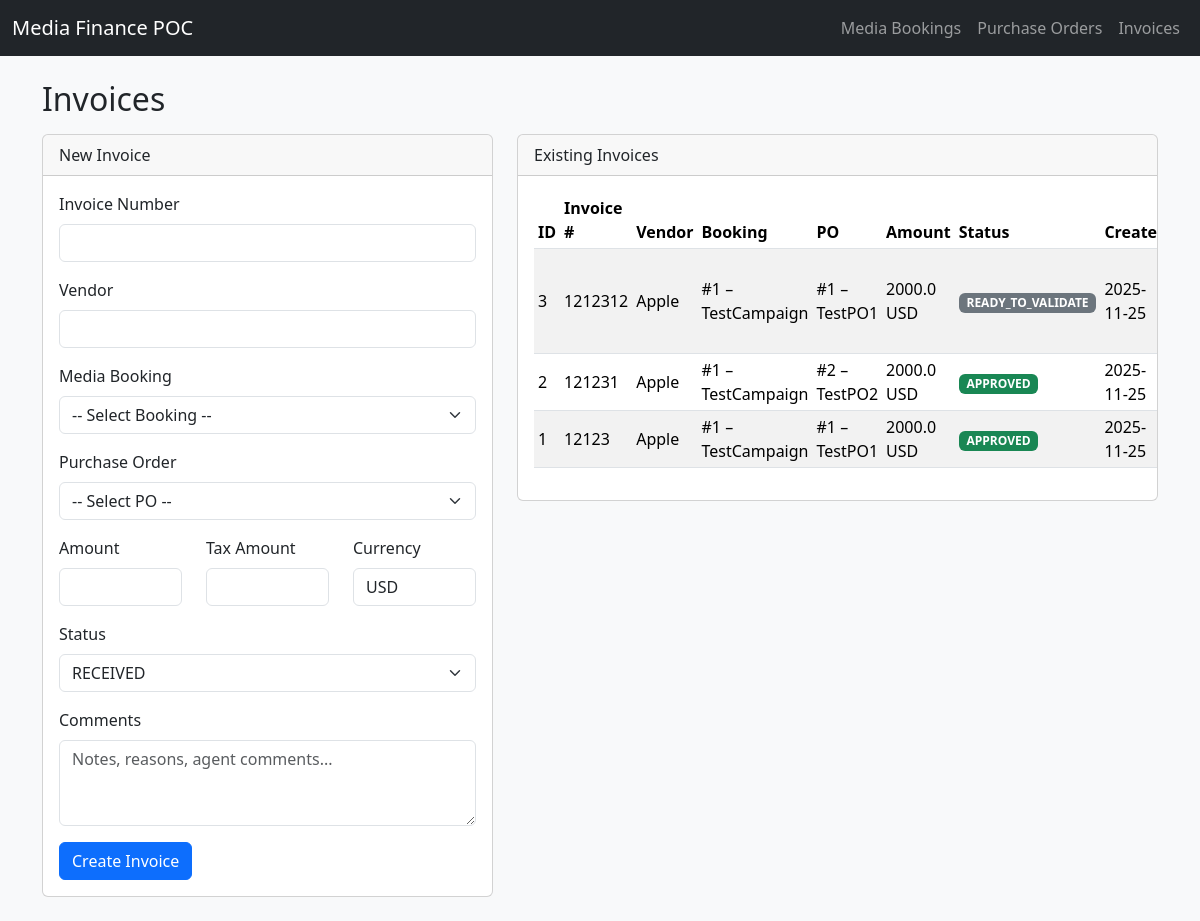
Page /invoices on the committed database.
### app.py (models this page shows)
class Invoice(db.Model):
    id = db.Column(db.Integer, primary_key=True)
    invoice_number = db.Column(db.String(50), unique=True, nullable=False)
    vendor = db.Column(db.String(100), nullable=False)
    booking_id = db.Column(db.Integer, db.ForeignKey("media_booking.id"))
    po_id = db.Column(db.Integer, db.ForeignKey("purchase_order.id"))
    amount = db.Column(db.Float)
    tax_amount = db.Column(db.Float)
    currency = db.Column(db.String(10))
    status = db.Column(db.String(50), default="RECEIVED")
    comments = db.Column(db.Text)
    created_at = db.Column(db.DateTime, default=datetime.utcnow)
    booking = db.relationship("MediaBooking", backref="invoices")
    po = db.relationship("PurchaseOrder", backref="invoices")

class MediaBooking(db.Model):
    id = db.Column(db.Integer, primary_key=True)
    campaign_name = db.Column(db.String(200), nullable=False)
    channel = db.Column(db.String(50), nullable=False)
    market = db.Column(db.String(100))
    vendor = db.Column(db.String(100))
    start_date = db.Column(db.String(20))
    end_date = db.Column(db.String(20))
    unit_rate = db.Column(db.Float)
    units = db.Column(db.Integer)
    budget = db.Column(db.Float)
    currency = db.Column(db.String(10))
    status = db.Column(db.String(50), default="PLANNED")
    created_at = db.Column(db.DateTime, default=datetime.utcnow)

class PurchaseOrder(db.Model):
    id = db.Column(db.Integer, primary_key=True)
    po_number = db.Column(db.String(50), unique=True, nullable=False)
    vendor = db.Column(db.String(100), nullable=False)
    booking_id = db.Column(db.Integer, db.ForeignKey("media_booking.id"))
    total_amount = db.Column(db.Float)
    currency = db.Column(db.String(10))
    status = db.Column(db.String(50), default="CREATED")
    created_at = db.Column(db.DateTime, default=datetime.utcnow)
    booking = db.relationship("MediaBooking", backref="purchase_orders")

### app.py (the view, shortened to what this page needs)
@app.route("/invoices", methods=["GET", "POST"])
def invoices():
    invoices = Invoice.query.order_by(Invoice.created_at.desc()).all()
    bookings = MediaBooking.query.all()
    pos = PurchaseOrder.query.all()
    return render_template("invoices.html", invoices=invoices, bookings=bookings, pos=pos)

### templates/invoices.html (shortened to what this page needs)
{% extends "base.html" %}
{% block content %}
<h2 class="mb-3">Invoices</h2>
<div class="row">
  <div class="col-md-5">
    <div class="card mb-4">
      <div class="card-header">
        New Invoice
      </div>
      <div class="card-body">
        <form method="post">
          <div class="mb-3">
            <label class="form-label">Invoice Number</label>
            <input type="text" name="invoice_number" class="form-control" required>
          </div>
          <div class="mb-3">
            <label class="form-label">Vendor</label>
            <input type="text" name="vendor" class="form-control" required>
          </div>
          <div class="mb-3">
            <label class="form-label">Media Booking</label>
            <select name="booking_id" class="form-select">
              <option value="">-- Select Booking --</option>
            </select>
          </div>
          <div class="mb-3">
            <label class="form-label">Purchase Order</label>
            <select name="po_id" class="form-select">
              <option value="">-- Select PO --</option>
            </select>
          </div>
          <div class="row">
            <div class="col-md-4 mb-3">
              <label class="form-label">Amount</label>
              <input type="number" step="0.01" name="amount" class="form-control" required>
            </div>
            <div class="col-md-4 mb-3">
              <label class="form-label">Tax Amount</label>
              <input type="number" step="0.01" name="tax_amount" class="form-control">
            </div>
            <div class="col-md-4 mb-3">
              <label class="form-label">Currency</label>
              <input type="text" name="currency" value="USD" class="form-control">
            </div>
          </div>
          <div class="mb-3">
            <label class="form-label">Status</label>
            <select name="status" class="form-select">
              <option value="RECEIVED">RECEIVED</option>
            </select>
          </div>
          <div class="mb-3">
            <label class="form-label">Comments</label>
            <textarea name="comments" class="form-control" rows="3"
                      placeholder="Notes, reasons, agent comments..."></textarea>
          </div>
          <button type="submit" class="btn btn-primary">Create Invoice</button>
        </form>
      </div>
    </div>
  </div>
  <div class="col-md-7">
    <div class="card">
      <div class="card-header">
        Existing Invoices
      </div>
      <div class="card-body table-responsive">
        {% if invoices %}
        <table class="table table-sm table-striped align-middle">
          <thead>
            <tr>
              <th>ID</th>
              <th>Invoice #</th>
              <th>Vendor</th>
              <th>Booking</th>
              <th>PO</th>
              <th>Amount</th>
              <th>Status</th>
              <th>Created</th>
            </tr>
          </thead>
          <tbody>
            {% for inv in invoices %}
            <tr>
              <td>{{ inv.id }}</td>
              <td>{{ inv.invoice_number }}</td>
              <td>{{ inv.vendor }}</td>
              <td>
                {% if inv.booking %}
                  #{{ inv.booking.id }} – {{ inv.booking.campaign_name }}
                {% else %}
                  <span class="text-muted">N/A</span>
                {% endif %}
              </td>
              <td>
                {% if inv.po %}
                  #{{ inv.po.id }} – {{ inv.po.po_number }}
                {% else %}
                  <span class="text-muted">N/A</span>
                {% endif %}
              </td>
              <td>{{ inv.amount }} {{ inv.currency }}</td>
              <td>
                {% if inv.status == 'APPROVED' %}
                  <span class="badge bg-success">APPROVED</span>
                {% elif inv.status == 'FLAGGED' %}
                  <span class="badge bg-danger">FLAGGED</span>
                {% else %}
                  <span class="badge bg-secondary">{{ inv.status }}</span>
                {% endif %}
              </td>
              <td>{{ inv.created_at.strftime('%Y-%m-%d') if inv.created_at }}</td>
            </tr>
            {% endfor %}
          </tbody>
        </table>
        {% else %}
          <p class="text-muted mb-0">No invoices yet.</p>
        {% endif %}
      </div>
    </div>
  </div>
</div>
{% endblock %}

### rows in the picture
Invoice: id "3", invoice_number "1212312", vendor "Apple", booking.id "1", booking.campaign_name "TestCampaign", po.id "1", po.po_number "TestPO1", amount "2000.0", currency "USD", status "READY_TO_VALIDATE", created_at "2025-11-25"
Invoice: id "2", invoice_number "121231", vendor "Apple", booking.id "1", booking.campaign_name "TestCampaign", po.id "2", po.po_number "TestPO2", amount "2000.0", currency "USD", status "APPROVED", created_at "2025-11-25"
Invoice: id "1", invoice_number "12123", vendor "Apple", booking.id "1", booking.campaign_name "TestCampaign", po.id "1", po.po_number "TestPO1", amount "2000.0", currency "USD", status "APPROVED", created_at "2025-11-25"
